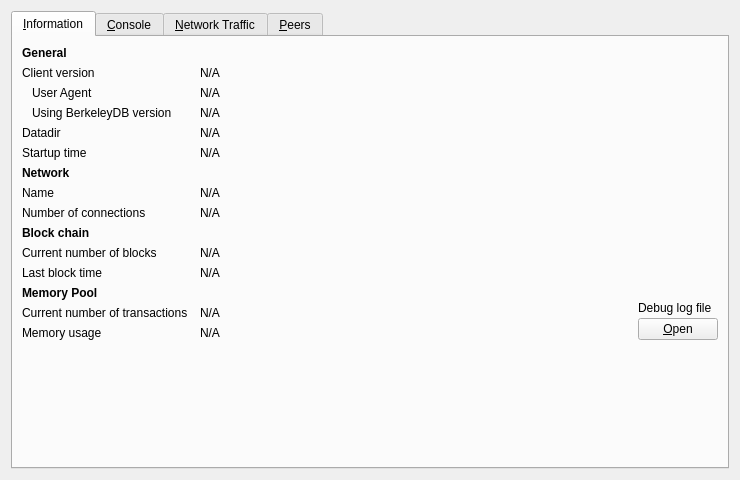
<?xml version="1.0" encoding="UTF-8"?>
<ui version="4.0">
 <class>RPCConsole</class>
 <widget class="QWidget" name="RPCConsole">
  <property name="geometry">
   <rect>
    <x>0</x>
    <y>0</y>
    <width>740</width>
    <height>430</height>
   </rect>
  </property>
  <property name="windowTitle">
   <string>Debug window</string>
  </property>
  <layout class="QVBoxLayout" name="verticalLayout_2">
   <item>
    <widget class="QTabWidget" name="tabWidget">
     <property name="currentIndex">
      <number>0</number>
     </property>
     <widget class="QWidget" name="tab_info">
      <attribute name="title">
       <string>&amp;Information</string>
      </attribute>
      <layout class="QGridLayout" name="gridLayout" columnstretch="0,1,0">
       <property name="horizontalSpacing">
        <number>12</number>
       </property>
       <item row="0" column="0">
        <widget class="QLabel" name="label_9">
         <property name="font">
          <font>
           <weight>75</weight>
           <bold>true</bold>
          </font>
         </property>
         <property name="text">
          <string>General</string>
         </property>
        </widget>
       </item>
       <item row="1" column="0">
        <widget class="QLabel" name="label_6">
         <property name="text">
          <string>Client version</string>
         </property>
        </widget>
       </item>
       <item row="1" column="1" colspan="2">
        <widget class="QLabel" name="clientVersion">
         <property name="cursor">
          <cursorShape>IBeamCursor</cursorShape>
         </property>
         <property name="text">
          <string>N/A</string>
         </property>
         <property name="textFormat">
          <enum>Qt::PlainText</enum>
         </property>
         <property name="textInteractionFlags">
          <set>Qt::LinksAccessibleByMouse|Qt::TextSelectableByKeyboard|Qt::TextSelectableByMouse</set>
         </property>
        </widget>
       </item>
       <item row="2" column="0">
        <widget class="QLabel" name="labelClientUserAgent">
         <property name="text">
          <string>User Agent</string>
         </property>
         <property name="indent">
          <number>10</number>
         </property>
        </widget>
       </item>
       <item row="2" column="1" colspan="2">
        <widget class="QLabel" name="clientUserAgent">
         <property name="cursor">
          <cursorShape>IBeamCursor</cursorShape>
         </property>
         <property name="text">
          <string>N/A</string>
         </property>
         <property name="textFormat">
          <enum>Qt::PlainText</enum>
         </property>
         <property name="textInteractionFlags">
          <set>Qt::LinksAccessibleByMouse|Qt::TextSelectableByKeyboard|Qt::TextSelectableByMouse</set>
         </property>
        </widget>
       </item>
       <item row="3" column="0">
        <widget class="QLabel" name="label_berkeleyDBVersion">
         <property name="text">
          <string>Using BerkeleyDB version</string>
         </property>
         <property name="indent">
          <number>10</number>
         </property>
        </widget>
       </item>
       <item row="3" column="1" colspan="2">
        <widget class="QLabel" name="berkeleyDBVersion">
         <property name="cursor">
          <cursorShape>IBeamCursor</cursorShape>
         </property>
         <property name="text">
          <string>N/A</string>
         </property>
         <property name="textFormat">
          <enum>Qt::PlainText</enum>
         </property>
         <property name="textInteractionFlags">
          <set>Qt::LinksAccessibleByMouse|Qt::TextSelectableByKeyboard|Qt::TextSelectableByMouse</set>
         </property>
        </widget>
       </item>
       <item row="4" column="0">
        <widget class="QLabel" name="label_12">
         <property name="text">
          <string>Datadir</string>
         </property>
        </widget>
       </item>
       <item row="4" column="1" colspan="2">
        <widget class="QLabel" name="dataDir">
         <property name="cursor">
          <cursorShape>IBeamCursor</cursorShape>
         </property>
         <property name="text">
          <string>N/A</string>
         </property>
         <property name="textFormat">
          <enum>Qt::PlainText</enum>
         </property>
         <property name="wordWrap">
          <bool>true</bool>
         </property>
         <property name="textInteractionFlags">
          <set>Qt::LinksAccessibleByMouse|Qt::TextSelectableByKeyboard|Qt::TextSelectableByMouse</set>
         </property>
        </widget>
       </item>
       <item row="5" column="0">
        <widget class="QLabel" name="label_13">
         <property name="text">
          <string>Startup time</string>
         </property>
        </widget>
       </item>
       <item row="5" column="1" colspan="2">
        <widget class="QLabel" name="startupTime">
         <property name="cursor">
          <cursorShape>IBeamCursor</cursorShape>
         </property>
         <property name="text">
          <string>N/A</string>
         </property>
         <property name="textFormat">
          <enum>Qt::PlainText</enum>
         </property>
         <property name="textInteractionFlags">
          <set>Qt::LinksAccessibleByMouse|Qt::TextSelectableByKeyboard|Qt::TextSelectableByMouse</set>
         </property>
        </widget>
       </item>
       <item row="6" column="0">
           <widget class="QLabel" name="labelNetwork">
               <property name="font">
                   <font>
                       <weight>75</weight>
                       <bold>true</bold>
                   </font>
               </property>
               <property name="text">
                   <string>Network</string>
               </property>
           </widget>
       </item>
       <item row="7" column="0">
        <widget class="QLabel" name="label_8">
         <property name="text">
          <string>Name</string>
         </property>
        </widget>
       </item>
       <item row="7" column="1" colspan="2">
        <widget class="QLabel" name="networkName">
         <property name="cursor">
          <cursorShape>IBeamCursor</cursorShape>
         </property>
         <property name="text">
          <string>N/A</string>
         </property>
         <property name="textFormat">
          <enum>Qt::PlainText</enum>
         </property>
         <property name="textInteractionFlags">
          <set>Qt::LinksAccessibleByMouse|Qt::TextSelectableByKeyboard|Qt::TextSelectableByMouse</set>
         </property>
        </widget>
       </item>
       <item row="8" column="0">
        <widget class="QLabel" name="label_7">
         <property name="text">
          <string>Number of connections</string>
         </property>
        </widget>
       </item>
       <item row="8" column="1" colspan="2">
        <widget class="QLabel" name="numberOfConnections">
         <property name="cursor">
          <cursorShape>IBeamCursor</cursorShape>
         </property>
         <property name="text">
          <string>N/A</string>
         </property>
         <property name="textFormat">
          <enum>Qt::PlainText</enum>
         </property>
         <property name="textInteractionFlags">
          <set>Qt::LinksAccessibleByMouse|Qt::TextSelectableByKeyboard|Qt::TextSelectableByMouse</set>
         </property>
        </widget>
       </item>
       <item row="9" column="0">
        <widget class="QLabel" name="label_10">
         <property name="font">
          <font>
           <weight>75</weight>
           <bold>true</bold>
          </font>
         </property>
         <property name="text">
          <string>Block chain</string>
         </property>
        </widget>
       </item>
       <item row="10" column="0">
        <widget class="QLabel" name="label_3">
         <property name="text">
          <string>Current number of blocks</string>
         </property>
        </widget>
       </item>
       <item row="10" column="1" colspan="2">
        <widget class="QLabel" name="numberOfBlocks">
         <property name="cursor">
          <cursorShape>IBeamCursor</cursorShape>
         </property>
         <property name="text">
          <string>N/A</string>
         </property>
         <property name="textFormat">
          <enum>Qt::PlainText</enum>
         </property>
         <property name="textInteractionFlags">
          <set>Qt::LinksAccessibleByMouse|Qt::TextSelectableByKeyboard|Qt::TextSelectableByMouse</set>
         </property>
        </widget>
       </item>
       <item row="11" column="0">
        <widget class="QLabel" name="labelLastBlockTime">
         <property name="text">
          <string>Last block time</string>
         </property>
        </widget>
       </item>
       <item row="11" column="1" colspan="2">
        <widget class="QLabel" name="lastBlockTime">
         <property name="cursor">
          <cursorShape>IBeamCursor</cursorShape>
         </property>
         <property name="text">
          <string>N/A</string>
         </property>
         <property name="textFormat">
          <enum>Qt::PlainText</enum>
         </property>
         <property name="textInteractionFlags">
          <set>Qt::LinksAccessibleByMouse|Qt::TextSelectableByKeyboard|Qt::TextSelectableByMouse</set>
         </property>
        </widget>
       </item>
       <item row="12" column="0">
        <widget class="QLabel" name="labelMempoolTitle">
         <property name="font">
          <font>
           <weight>75</weight>
           <bold>true</bold>
          </font>
         </property>
         <property name="text">
          <string>Memory Pool</string>
         </property>
        </widget>
       </item>
       <item row="13" column="0">
        <widget class="QLabel" name="labelNumberOfTransactions">
         <property name="text">
          <string>Current number of transactions</string>
         </property>
        </widget>
       </item>
       <item row="13" column="1">
        <widget class="QLabel" name="mempoolNumberTxs">
         <property name="cursor">
          <cursorShape>IBeamCursor</cursorShape>
         </property>
         <property name="text">
          <string>N/A</string>
         </property>
         <property name="textFormat">
          <enum>Qt::PlainText</enum>
         </property>
         <property name="textInteractionFlags">
          <set>Qt::LinksAccessibleByMouse|Qt::TextSelectableByKeyboard|Qt::TextSelectableByMouse</set>
         </property>
        </widget>
       </item>
       <item row="14" column="0">
        <widget class="QLabel" name="labelMemoryUsage">
         <property name="text">
          <string>Memory usage</string>
         </property>
        </widget>
       </item>
       <item row="14" column="1">
        <widget class="QLabel" name="mempoolSize">
         <property name="cursor">
          <cursorShape>IBeamCursor</cursorShape>
         </property>
         <property name="text">
          <string>N/A</string>
         </property>
         <property name="textFormat">
          <enum>Qt::PlainText</enum>
         </property>
         <property name="textInteractionFlags">
          <set>Qt::LinksAccessibleByMouse|Qt::TextSelectableByKeyboard|Qt::TextSelectableByMouse</set>
         </property>
        </widget>
       </item>
       <item row="12" column="2" rowspan="3">
        <layout class="QVBoxLayout" name="verticalLayoutDebugButton">
         <property name="spacing">
          <number>3</number>
         </property>
         <item>
          <spacer name="verticalSpacer_2">
           <property name="orientation">
            <enum>Qt::Vertical</enum>
           </property>
           <property name="sizeHint" stdset="0">
            <size>
             <width>10</width>
             <height>5</height>
            </size>
           </property>
          </spacer>
         </item>
         <item>
          <widget class="QLabel" name="labelDebugLogfile">
           <property name="text">
            <string>Debug log file</string>
           </property>
          </widget>
         </item>
         <item>
          <widget class="QPushButton" name="openDebugLogfileButton">
           <property name="toolTip">
            <string>Open the %1 debug log file from the current data directory. This can take a few seconds for large log files.</string>
           </property>
           <property name="text">
            <string>&amp;Open</string>
           </property>
           <property name="autoDefault">
            <bool>false</bool>
           </property>
          </widget>
         </item>
        </layout>
       </item>
       <item row="15" column="0">
        <spacer name="verticalSpacer">
         <property name="orientation">
          <enum>Qt::Vertical</enum>
         </property>
         <property name="sizeHint" stdset="0">
          <size>
           <width>20</width>
           <height>40</height>
          </size>
         </property>
        </spacer>
       </item>
      </layout>
     </widget>
     <widget class="QWidget" name="tab_console">
      <attribute name="title">
       <string>&amp;Console</string>
      </attribute>
      <layout class="QVBoxLayout" name="verticalLayout_3">
       <property name="spacing">
        <number>3</number>
       </property>
       <property name="bottomMargin">
        <number>5</number>
       </property>
       <item>
        <layout class="QHBoxLayout" name="horizontalLayout">
         <property name="spacing">
          <number>4</number>
         </property>
         <item>
          <spacer name="horizontalSpacer">
           <property name="orientation">
            <enum>Qt::Horizontal</enum>
           </property>
           <property name="sizeHint" stdset="0">
            <size>
             <width>40</width>
             <height>20</height>
            </size>
           </property>
          </spacer>
         </item>
         <item>
          <widget class="QPushButton" name="fontSmallerButton">
           <property name="maximumSize">
            <size>
             <width>24</width>
             <height>24</height>
            </size>
           </property>
           <property name="text">
            <string/>
           </property>
           <property name="toolTip">
            <string>Decrease font size</string>
           </property>
           <property name="icon">
            <iconset resource="../kriptoyng.qrc">
             <normaloff>:/icons/fontsmaller</normaloff>:/icons/fontsmaller</iconset>
           </property>
           <property name="iconSize">
            <size>
             <width>24</width>
             <height>16</height>
            </size>
           </property>
           <property name="autoDefault">
            <bool>false</bool>
           </property>
           <property name="flat">
            <bool>true</bool>
           </property>
          </widget>
         </item>
         <item>
          <widget class="QPushButton" name="fontBiggerButton">
           <property name="maximumSize">
            <size>
             <width>24</width>
             <height>24</height>
            </size>
           </property>
           <property name="toolTip">
            <string>Increase font size</string>
           </property>
           <property name="text">
            <string/>
           </property>
           <property name="icon">
            <iconset resource="../kriptoyng.qrc">
             <normaloff>:/icons/fontbigger</normaloff>:/icons/fontbigger</iconset>
           </property>
           <property name="iconSize">
            <size>
             <width>24</width>
             <height>16</height>
            </size>
           </property>
           <property name="autoDefault">
            <bool>false</bool>
           </property>
           <property name="flat">
            <bool>true</bool>
           </property>
          </widget>
         </item>
         <item>
          <widget class="QPushButton" name="clearButton">
           <property name="maximumSize">
            <size>
             <width>24</width>
             <height>24</height>
            </size>
           </property>
           <property name="toolTip">
            <string>Clear console</string>
           </property>
           <property name="layoutDirection">
            <enum>Qt::LeftToRight</enum>
           </property>
           <property name="text">
            <string/>
           </property>
           <property name="icon">
            <iconset resource="../kriptoyng.qrc">
             <normaloff>:/icons/remove</normaloff>:/icons/remove</iconset>
           </property>
           <property name="shortcut">
            <string notr="true">Ctrl+L</string>
           </property>
           <property name="autoDefault">
            <bool>false</bool>
           </property>
           <property name="flat">
            <bool>true</bool>
           </property>
          </widget>
         </item>
        </layout>
       </item>
       <item>
        <widget class="QTextEdit" name="messagesWidget">
         <property name="minimumSize">
          <size>
           <width>0</width>
           <height>100</height>
          </size>
         </property>
         <property name="readOnly">
          <bool>true</bool>
         </property>
         <property name="tabKeyNavigation" stdset="0">
          <bool>false</bool>
         </property>
         <property name="columnCount" stdset="0">
          <number>2</number>
         </property>
        </widget>
       </item>
       <item>
        <layout class="QHBoxLayout" name="horizontalLayoutPrompt">
         <property name="spacing">
          <number>3</number>
         </property>
         <item>
          <widget class="QPushButton" name="promptIcon">
           <property name="enabled">
            <bool>false</bool>
           </property>
           <property name="maximumSize">
            <size>
             <width>16</width>
             <height>24</height>
            </size>
           </property>
           <property name="text">
            <string/>
           </property>
           <property name="icon">
            <iconset resource="../kriptoyng.qrc">
             <normaloff>:/icons/prompticon</normaloff>
             <disabledoff>:/icons/prompticon</disabledoff>:/icons/prompticon</iconset>
           </property>
           <property name="iconSize">
            <size>
             <width>14</width>
             <height>14</height>
            </size>
           </property>
           <property name="autoDefault">
            <bool>false</bool>
           </property>
           <property name="flat">
            <bool>true</bool>
           </property>
          </widget>
         </item>
         <item>
          <widget class="QLineEdit" name="lineEdit">
           <property name="placeholderText">
            <string/>
           </property>
          </widget>
         </item>
        </layout>
       </item>
      </layout>
     </widget>
     <widget class="QWidget" name="tab_nettraffic">
      <attribute name="title">
       <string>&amp;Network Traffic</string>
      </attribute>
      <layout class="QHBoxLayout" name="horizontalLayout_3">
       <item>
        <layout class="QVBoxLayout" name="verticalLayout_4">
         <item>
          <widget class="TrafficGraphWidget" name="trafficGraph" native="true">
           <property name="sizePolicy">
            <sizepolicy hsizetype="Expanding" vsizetype="Expanding">
             <horstretch>0</horstretch>
             <verstretch>0</verstretch>
            </sizepolicy>
           </property>
          </widget>
         </item>
         <item>
          <layout class="QHBoxLayout" name="horizontalLayout_2">
           <item>
            <widget class="QSlider" name="sldGraphRange">
             <property name="minimum">
              <number>1</number>
             </property>
             <property name="maximum">
              <number>288</number>
             </property>
             <property name="pageStep">
              <number>12</number>
             </property>
             <property name="value">
              <number>6</number>
             </property>
             <property name="orientation">
              <enum>Qt::Horizontal</enum>
             </property>
            </widget>
           </item>
           <item>
            <widget class="QLabel" name="lblGraphRange">
             <property name="minimumSize">
              <size>
               <width>100</width>
               <height>0</height>
              </size>
             </property>
             <property name="alignment">
              <set>Qt::AlignCenter</set>
             </property>
            </widget>
           </item>
           <item>
            <widget class="QPushButton" name="btnClearTrafficGraph">
             <property name="text">
              <string>&amp;Reset</string>
             </property>
             <property name="autoDefault">
              <bool>false</bool>
             </property>
            </widget>
           </item>
          </layout>
         </item>
        </layout>
       </item>
       <item>
        <layout class="QVBoxLayout" name="verticalLayout">
         <item>
          <widget class="QGroupBox" name="groupBox">
           <property name="title">
            <string>Totals</string>
           </property>
           <layout class="QVBoxLayout" name="verticalLayout_5">
            <item>
             <layout class="QHBoxLayout" name="horizontalLayout_4">
              <item>
               <widget class="Line" name="line">
                <property name="sizePolicy">
                 <sizepolicy hsizetype="Fixed" vsizetype="Fixed">
                  <horstretch>0</horstretch>
                  <verstretch>0</verstretch>
                 </sizepolicy>
                </property>
                <property name="minimumSize">
                 <size>
                  <width>10</width>
                  <height>0</height>
                 </size>
                </property>
                <property name="palette">
                 <palette>
                  <active>
                   <colorrole role="Light">
                    <brush brushstyle="SolidPattern">
                     <color alpha="255">
                      <red>0</red>
                      <green>255</green>
                      <blue>0</blue>
                     </color>
                    </brush>
                   </colorrole>
                  </active>
                  <inactive>
                   <colorrole role="Light">
                    <brush brushstyle="SolidPattern">
                     <color alpha="255">
                      <red>0</red>
                      <green>255</green>
                      <blue>0</blue>
                     </color>
                    </brush>
                   </colorrole>
                  </inactive>
                  <disabled>
                   <colorrole role="Light">
                    <brush brushstyle="SolidPattern">
                     <color alpha="255">
                      <red>0</red>
                      <green>255</green>
                      <blue>0</blue>
                     </color>
                    </brush>
                   </colorrole>
                  </disabled>
                 </palette>
                </property>
                <property name="orientation">
                 <enum>Qt::Horizontal</enum>
                </property>
               </widget>
              </item>
              <item>
               <widget class="QLabel" name="label_16">
                <property name="text">
                 <string>Received</string>
                </property>
               </widget>
              </item>
              <item>
               <widget class="QLabel" name="lblBytesIn">
                <property name="minimumSize">
                 <size>
                  <width>50</width>
                  <height>0</height>
                 </size>
                </property>
                <property name="alignment">
                 <set>Qt::AlignRight|Qt::AlignTrailing|Qt::AlignVCenter</set>
                </property>
               </widget>
              </item>
             </layout>
            </item>
            <item>
             <layout class="QHBoxLayout" name="horizontalLayout_5">
              <item>
               <widget class="Line" name="line_2">
                <property name="sizePolicy">
                 <sizepolicy hsizetype="Fixed" vsizetype="Fixed">
                  <horstretch>0</horstretch>
                  <verstretch>0</verstretch>
                 </sizepolicy>
                </property>
                <property name="minimumSize">
                 <size>
                  <width>10</width>
                  <height>0</height>
                 </size>
                </property>
                <property name="palette">
                 <palette>
                  <active>
                   <colorrole role="Light">
                    <brush brushstyle="SolidPattern">
                     <color alpha="255">
                      <red>255</red>
                      <green>0</green>
                      <blue>0</blue>
                     </color>
                    </brush>
                   </colorrole>
                  </active>
                  <inactive>
                   <colorrole role="Light">
                    <brush brushstyle="SolidPattern">
                     <color alpha="255">
                      <red>255</red>
                      <green>0</green>
                      <blue>0</blue>
                     </color>
                    </brush>
                   </colorrole>
                  </inactive>
                  <disabled>
                   <colorrole role="Light">
                    <brush brushstyle="SolidPattern">
                     <color alpha="255">
                      <red>255</red>
                      <green>0</green>
                      <blue>0</blue>
                     </color>
                    </brush>
                   </colorrole>
                  </disabled>
                 </palette>
                </property>
                <property name="orientation">
                 <enum>Qt::Horizontal</enum>
                </property>
               </widget>
              </item>
              <item>
               <widget class="QLabel" name="label_17">
                <property name="text">
                 <string>Sent</string>
                </property>
               </widget>
              </item>
              <item>
               <widget class="QLabel" name="lblBytesOut">
                <property name="minimumSize">
                 <size>
                  <width>50</width>
                  <height>0</height>
                 </size>
                </property>
                <property name="alignment">
                 <set>Qt::AlignRight|Qt::AlignTrailing|Qt::AlignVCenter</set>
                </property>
               </widget>
              </item>
             </layout>
            </item>
            <item>
             <spacer name="verticalSpacer_4">
              <property name="orientation">
               <enum>Qt::Vertical</enum>
              </property>
              <property name="sizeHint" stdset="0">
               <size>
                <width>20</width>
                <height>407</height>
               </size>
              </property>
             </spacer>
            </item>
           </layout>
          </widget>
         </item>
        </layout>
       </item>
      </layout>
     </widget>
     <widget class="QWidget" name="tab_peers">
      <attribute name="title">
       <string>&amp;Peers</string>
      </attribute>
      <layout class="QGridLayout" name="gridLayout_2">
       <item row="0" column="0" rowspan="2">
        <layout class="QVBoxLayout" name="verticalLayout_101">
         <property name="spacing">
          <number>0</number>
         </property>
         <item>
          <widget class="QTableView" name="peerWidget">
           <property name="horizontalScrollBarPolicy">
            <enum>Qt::ScrollBarAsNeeded</enum>
           </property>
           <property name="tabKeyNavigation">
            <bool>false</bool>
           </property>
           <property name="sortingEnabled">
            <bool>true</bool>
           </property>
           <attribute name="horizontalHeaderHighlightSections">
            <bool>false</bool>
           </attribute>
          </widget>
         </item>
         <item>
          <widget class="QLabel" name="banHeading">
           <property name="sizePolicy">
            <sizepolicy hsizetype="Preferred" vsizetype="Minimum">
             <horstretch>0</horstretch>
             <verstretch>0</verstretch>
            </sizepolicy>
           </property>
           <property name="minimumSize">
            <size>
             <width>300</width>
             <height>32</height>
            </size>
           </property>
           <property name="maximumSize">
            <size>
             <width>16777215</width>
             <height>32</height>
            </size>
           </property>
           <property name="font">
            <font>
             <pointsize>12</pointsize>
            </font>
           </property>
           <property name="cursor">
            <cursorShape>IBeamCursor</cursorShape>
           </property>
           <property name="text">
            <string>Banned peers</string>
           </property>
           <property name="alignment">
            <set>Qt::AlignBottom|Qt::AlignLeading|Qt::AlignLeft</set>
           </property>
           <property name="wordWrap">
            <bool>true</bool>
           </property>
           <property name="textInteractionFlags">
            <set>Qt::NoTextInteraction</set>
           </property>
          </widget>
         </item>
         <item>
          <widget class="QTableView" name="banlistWidget">
           <property name="sizePolicy">
            <sizepolicy hsizetype="Expanding" vsizetype="Expanding">
             <horstretch>0</horstretch>
             <verstretch>0</verstretch>
            </sizepolicy>
           </property>
           <property name="horizontalScrollBarPolicy">
            <enum>Qt::ScrollBarAsNeeded</enum>
           </property>
           <property name="tabKeyNavigation">
            <bool>false</bool>
           </property>
           <property name="sortingEnabled">
            <bool>true</bool>
           </property>
           <attribute name="horizontalHeaderHighlightSections">
            <bool>false</bool>
           </attribute>
          </widget>
         </item>
        </layout>
       </item>
       <item row="0" column="1">
        <widget class="QLabel" name="peerHeading">
         <property name="sizePolicy">
          <sizepolicy hsizetype="Preferred" vsizetype="Minimum">
           <horstretch>0</horstretch>
           <verstretch>0</verstretch>
          </sizepolicy>
         </property>
         <property name="minimumSize">
          <size>
           <width>300</width>
           <height>32</height>
          </size>
         </property>
         <property name="font">
          <font>
           <pointsize>10</pointsize>
          </font>
         </property>
         <property name="cursor">
          <cursorShape>IBeamCursor</cursorShape>
         </property>
         <property name="text">
          <string>Select a peer to view detailed information.</string>
         </property>
         <property name="alignment">
          <set>Qt::AlignHCenter|Qt::AlignTop</set>
         </property>
         <property name="wordWrap">
          <bool>true</bool>
         </property>
         <property name="textInteractionFlags">
          <set>Qt::LinksAccessibleByMouse|Qt::TextSelectableByKeyboard|Qt::TextSelectableByMouse</set>
         </property>
        </widget>
       </item>
       <item row="1" column="1">
        <widget class="QWidget" name="detailWidget" native="true">
         <property name="minimumSize">
          <size>
           <width>300</width>
           <height>0</height>
          </size>
         </property>
         <layout class="QGridLayout" name="gridLayout_3">
          <item row="0" column="0">
           <widget class="QLabel" name="label_30">
            <property name="text">
             <string>Whitelisted</string>
            </property>
           </widget>
          </item>
          <item row="0" column="2">
           <widget class="QLabel" name="peerWhitelisted">
            <property name="cursor">
             <cursorShape>IBeamCursor</cursorShape>
            </property>
            <property name="text">
             <string>N/A</string>
            </property>
            <property name="textFormat">
             <enum>Qt::PlainText</enum>
            </property>
            <property name="textInteractionFlags">
             <set>Qt::LinksAccessibleByMouse|Qt::TextSelectableByKeyboard|Qt::TextSelectableByMouse</set>
            </property>
           </widget>
          </item>
          <item row="1" column="0">
           <widget class="QLabel" name="label_23">
            <property name="text">
             <string>Direction</string>
            </property>
           </widget>
          </item>
          <item row="1" column="2">
           <widget class="QLabel" name="peerDirection">
            <property name="cursor">
             <cursorShape>IBeamCursor</cursorShape>
            </property>
            <property name="text">
             <string>N/A</string>
            </property>
            <property name="textFormat">
             <enum>Qt::PlainText</enum>
            </property>
            <property name="textInteractionFlags">
             <set>Qt::LinksAccessibleByMouse|Qt::TextSelectableByKeyboard|Qt::TextSelectableByMouse</set>
            </property>
           </widget>
          </item>
          <item row="2" column="0">
           <widget class="QLabel" name="label_21">
            <property name="text">
             <string>Version</string>
            </property>
           </widget>
          </item>
          <item row="2" column="2">
           <widget class="QLabel" name="peerVersion">
            <property name="cursor">
             <cursorShape>IBeamCursor</cursorShape>
            </property>
            <property name="text">
             <string>N/A</string>
            </property>
            <property name="textFormat">
             <enum>Qt::PlainText</enum>
            </property>
            <property name="textInteractionFlags">
             <set>Qt::LinksAccessibleByMouse|Qt::TextSelectableByKeyboard|Qt::TextSelectableByMouse</set>
            </property>
           </widget>
          </item>
          <item row="3" column="0">
           <widget class="QLabel" name="label_28">
            <property name="text">
             <string>User Agent</string>
            </property>
           </widget>
          </item>
          <item row="3" column="2">
           <widget class="QLabel" name="peerSubversion">
            <property name="cursor">
             <cursorShape>IBeamCursor</cursorShape>
            </property>
            <property name="text">
             <string>N/A</string>
            </property>
            <property name="textFormat">
             <enum>Qt::PlainText</enum>
            </property>
            <property name="textInteractionFlags">
             <set>Qt::LinksAccessibleByMouse|Qt::TextSelectableByKeyboard|Qt::TextSelectableByMouse</set>
            </property>
           </widget>
          </item>
          <item row="4" column="0">
           <widget class="QLabel" name="label_4">
            <property name="text">
             <string>Services</string>
            </property>
           </widget>
          </item>
          <item row="4" column="2">
           <widget class="QLabel" name="peerServices">
            <property name="cursor">
             <cursorShape>IBeamCursor</cursorShape>
            </property>
            <property name="text">
             <string>N/A</string>
            </property>
            <property name="textFormat">
             <enum>Qt::PlainText</enum>
            </property>
            <property name="textInteractionFlags">
             <set>Qt::LinksAccessibleByMouse|Qt::TextSelectableByKeyboard|Qt::TextSelectableByMouse</set>
            </property>
           </widget>
          </item>
          <item row="5" column="0">
           <widget class="QLabel" name="label_29">
            <property name="text">
             <string>Starting Block</string>
            </property>
           </widget>
          </item>
          <item row="5" column="2">
           <widget class="QLabel" name="peerHeight">
            <property name="cursor">
             <cursorShape>IBeamCursor</cursorShape>
            </property>
            <property name="text">
             <string>N/A</string>
            </property>
            <property name="textFormat">
             <enum>Qt::PlainText</enum>
            </property>
            <property name="textInteractionFlags">
             <set>Qt::LinksAccessibleByMouse|Qt::TextSelectableByKeyboard|Qt::TextSelectableByMouse</set>
            </property>
           </widget>
          </item>
          <item row="6" column="0">
           <widget class="QLabel" name="label_27">
            <property name="text">
             <string>Synced Headers</string>
            </property>
           </widget>
          </item>
          <item row="6" column="2">
           <widget class="QLabel" name="peerSyncHeight">
            <property name="cursor">
             <cursorShape>IBeamCursor</cursorShape>
            </property>
            <property name="text">
             <string>N/A</string>
            </property>
            <property name="textFormat">
             <enum>Qt::PlainText</enum>
            </property>
            <property name="textInteractionFlags">
             <set>Qt::LinksAccessibleByMouse|Qt::TextSelectableByKeyboard|Qt::TextSelectableByMouse</set>
            </property>
           </widget>
          </item>
          <item row="7" column="0">
           <widget class="QLabel" name="label_25">
            <property name="text">
             <string>Synced Blocks</string>
            </property>
           </widget>
          </item>
          <item row="7" column="2">
           <widget class="QLabel" name="peerCommonHeight">
            <property name="cursor">
             <cursorShape>IBeamCursor</cursorShape>
            </property>
            <property name="text">
             <string>N/A</string>
            </property>
            <property name="textFormat">
             <enum>Qt::PlainText</enum>
            </property>
            <property name="textInteractionFlags">
             <set>Qt::LinksAccessibleByMouse|Qt::TextSelectableByKeyboard|Qt::TextSelectableByMouse</set>
            </property>
           </widget>
          </item>
          <item row="8" column="0">
           <widget class="QLabel" name="label_24">
            <property name="text">
             <string>Ban Score</string>
            </property>
           </widget>
          </item>
          <item row="8" column="2">
           <widget class="QLabel" name="peerBanScore">
            <property name="cursor">
             <cursorShape>IBeamCursor</cursorShape>
            </property>
            <property name="text">
             <string>N/A</string>
            </property>
            <property name="textFormat">
             <enum>Qt::PlainText</enum>
            </property>
            <property name="textInteractionFlags">
             <set>Qt::LinksAccessibleByMouse|Qt::TextSelectableByKeyboard|Qt::TextSelectableByMouse</set>
            </property>
           </widget>
          </item>
          <item row="9" column="0">
           <widget class="QLabel" name="label_22">
            <property name="text">
             <string>Connection Time</string>
            </property>
           </widget>
          </item>
          <item row="9" column="2">
           <widget class="QLabel" name="peerConnTime">
            <property name="cursor">
             <cursorShape>IBeamCursor</cursorShape>
            </property>
            <property name="text">
             <string>N/A</string>
            </property>
            <property name="textFormat">
             <enum>Qt::PlainText</enum>
            </property>
            <property name="textInteractionFlags">
             <set>Qt::LinksAccessibleByMouse|Qt::TextSelectableByKeyboard|Qt::TextSelectableByMouse</set>
            </property>
           </widget>
          </item>
          <item row="10" column="0">
           <widget class="QLabel" name="label_15">
            <property name="text">
             <string>Last Send</string>
            </property>
           </widget>
          </item>
          <item row="10" column="2">
           <widget class="QLabel" name="peerLastSend">
            <property name="cursor">
             <cursorShape>IBeamCursor</cursorShape>
            </property>
            <property name="text">
             <string>N/A</string>
            </property>
            <property name="textFormat">
             <enum>Qt::PlainText</enum>
            </property>
            <property name="textInteractionFlags">
             <set>Qt::LinksAccessibleByMouse|Qt::TextSelectableByKeyboard|Qt::TextSelectableByMouse</set>
            </property>
           </widget>
          </item>
          <item row="11" column="0">
           <widget class="QLabel" name="label_19">
            <property name="text">
             <string>Last Receive</string>
            </property>
           </widget>
          </item>
          <item row="11" column="2">
           <widget class="QLabel" name="peerLastRecv">
            <property name="cursor">
             <cursorShape>IBeamCursor</cursorShape>
            </property>
            <property name="text">
             <string>N/A</string>
            </property>
            <property name="textFormat">
             <enum>Qt::PlainText</enum>
            </property>
            <property name="textInteractionFlags">
             <set>Qt::LinksAccessibleByMouse|Qt::TextSelectableByKeyboard|Qt::TextSelectableByMouse</set>
            </property>
           </widget>
          </item>
          <item row="12" column="0">
           <widget class="QLabel" name="label_18">
            <property name="text">
             <string>Sent</string>
            </property>
           </widget>
          </item>
          <item row="12" column="2">
           <widget class="QLabel" name="peerBytesSent">
            <property name="cursor">
             <cursorShape>IBeamCursor</cursorShape>
            </property>
            <property name="text">
             <string>N/A</string>
            </property>
            <property name="textFormat">
             <enum>Qt::PlainText</enum>
            </property>
            <property name="textInteractionFlags">
             <set>Qt::LinksAccessibleByMouse|Qt::TextSelectableByKeyboard|Qt::TextSelectableByMouse</set>
            </property>
           </widget>
          </item>
          <item row="13" column="0">
           <widget class="QLabel" name="label_20">
            <property name="text">
             <string>Received</string>
            </property>
           </widget>
          </item>
          <item row="13" column="2">
           <widget class="QLabel" name="peerBytesRecv">
            <property name="cursor">
             <cursorShape>IBeamCursor</cursorShape>
            </property>
            <property name="text">
             <string>N/A</string>
            </property>
            <property name="textFormat">
             <enum>Qt::PlainText</enum>
            </property>
            <property name="textInteractionFlags">
             <set>Qt::LinksAccessibleByMouse|Qt::TextSelectableByKeyboard|Qt::TextSelectableByMouse</set>
            </property>
           </widget>
          </item>
          <item row="14" column="0">
           <widget class="QLabel" name="label_26">
            <property name="text">
             <string>Ping Time</string>
            </property>
           </widget>
          </item>
          <item row="14" column="2">
           <widget class="QLabel" name="peerPingTime">
            <property name="cursor">
             <cursorShape>IBeamCursor</cursorShape>
            </property>
            <property name="text">
             <string>N/A</string>
            </property>
            <property name="textFormat">
             <enum>Qt::PlainText</enum>
            </property>
            <property name="textInteractionFlags">
             <set>Qt::LinksAccessibleByMouse|Qt::TextSelectableByKeyboard|Qt::TextSelectableByMouse</set>
            </property>
           </widget>
          </item>
          <item row="15" column="0">
           <widget class="QLabel" name="peerPingWaitLabel">
            <property name="toolTip">
             <string>The duration of a currently outstanding ping.</string>
            </property>
            <property name="text">
             <string>Ping Wait</string>
            </property>
           </widget>
          </item>
          <item row="15" column="2">
           <widget class="QLabel" name="peerPingWait">
            <property name="cursor">
             <cursorShape>IBeamCursor</cursorShape>
            </property>
            <property name="text">
             <string>N/A</string>
            </property>
            <property name="textFormat">
             <enum>Qt::PlainText</enum>
            </property>
            <property name="textInteractionFlags">
             <set>Qt::LinksAccessibleByMouse|Qt::TextSelectableByKeyboard|Qt::TextSelectableByMouse</set>
            </property>
           </widget>
          </item>
          <item row="16" column="0">
           <widget class="QLabel" name="peerMinPingLabel">
            <property name="text">
             <string>Min Ping</string>
            </property>
           </widget>
          </item>
          <item row="16" column="2">
           <widget class="QLabel" name="peerMinPing">
            <property name="cursor">
             <cursorShape>IBeamCursor</cursorShape>
            </property>
            <property name="text">
             <string>N/A</string>
            </property>
            <property name="textFormat">
             <enum>Qt::PlainText</enum>
            </property>
            <property name="textInteractionFlags">
             <set>Qt::LinksAccessibleByMouse|Qt::TextSelectableByKeyboard|Qt::TextSelectableByMouse</set>
            </property>
           </widget>
          </item>
          <item row="17" column="0">
           <widget class="QLabel" name="label_timeoffset">
            <property name="text">
             <string>Time Offset</string>
            </property>
           </widget>
          </item>
          <item row="17" column="2">
           <widget class="QLabel" name="timeoffset">
            <property name="cursor">
             <cursorShape>IBeamCursor</cursorShape>
            </property>
            <property name="text">
             <string>N/A</string>
            </property>
            <property name="textFormat">
             <enum>Qt::PlainText</enum>
            </property>
            <property name="textInteractionFlags">
             <set>Qt::LinksAccessibleByMouse|Qt::TextSelectableByKeyboard|Qt::TextSelectableByMouse</set>
            </property>
           </widget>
          </item>
          <item row="18" column="1">
           <spacer name="verticalSpacer_3">
            <property name="orientation">
             <enum>Qt::Vertical</enum>
            </property>
            <property name="sizeHint" stdset="0">
             <size>
              <width>20</width>
              <height>40</height>
             </size>
            </property>
           </spacer>
          </item>
         </layout>
        </widget>
       </item>
      </layout>
     </widget>
    </widget>
   </item>
  </layout>
 </widget>
 <customwidgets>
  <customwidget>
   <class>TrafficGraphWidget</class>
   <extends>QWidget</extends>
   <header>qt/trafficgraphwidget.h</header>
   <container>1</container>
   <slots>
    <slot>clear()</slot>
   </slots>
  </customwidget>
 </customwidgets>
 <resources>
  <include location="../kriptoyng.qrc"/>
 </resources>
 <connections/>
</ui>
